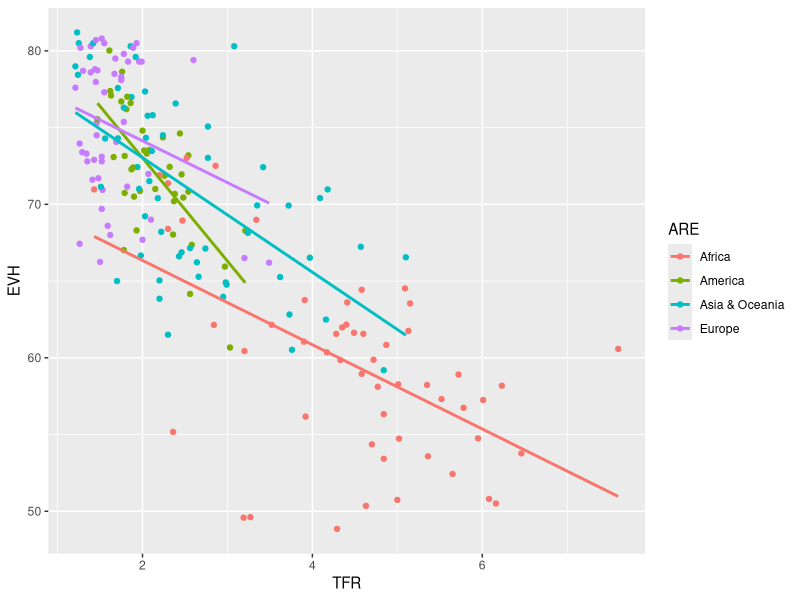
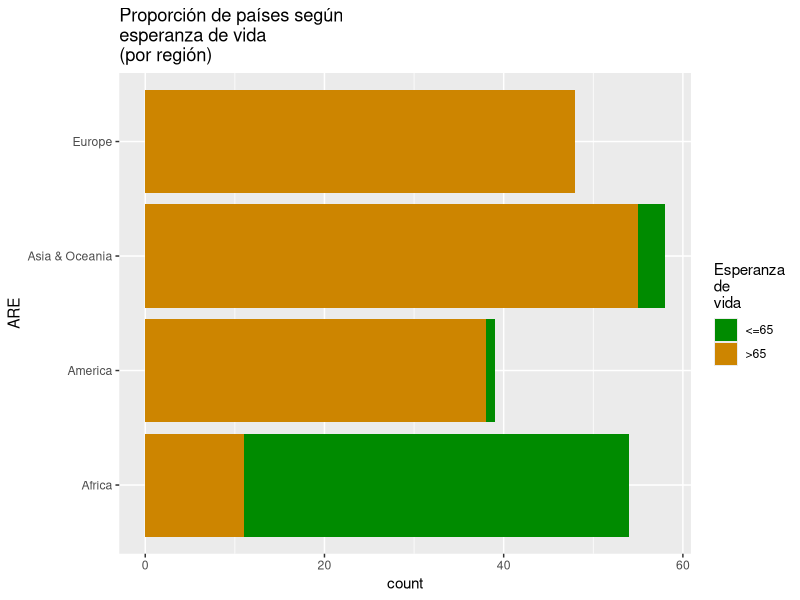
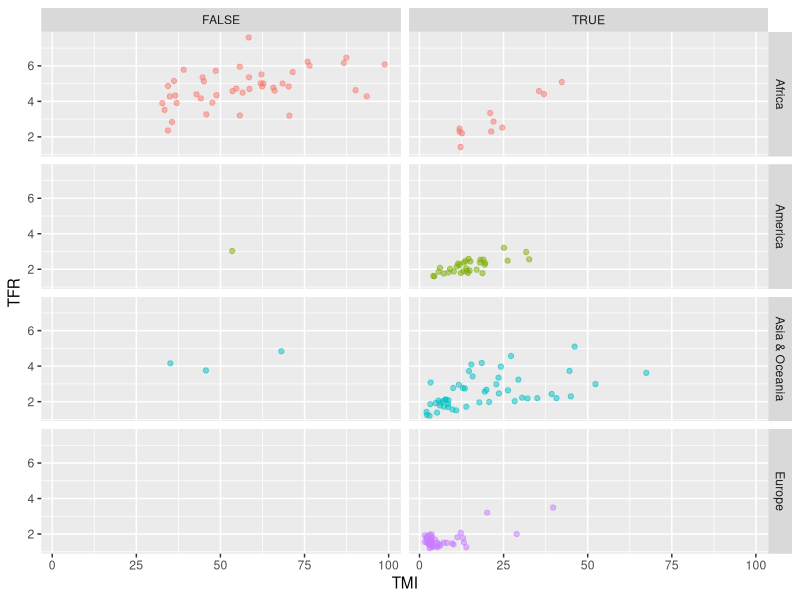
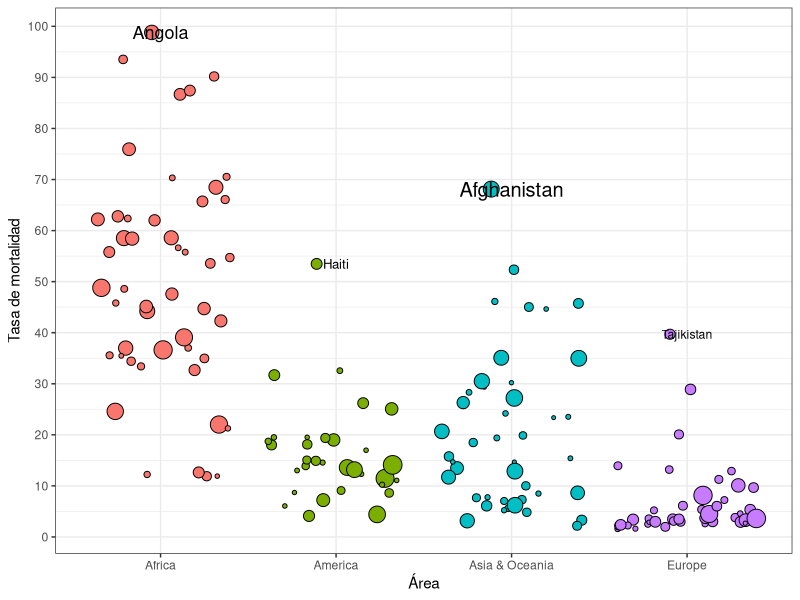
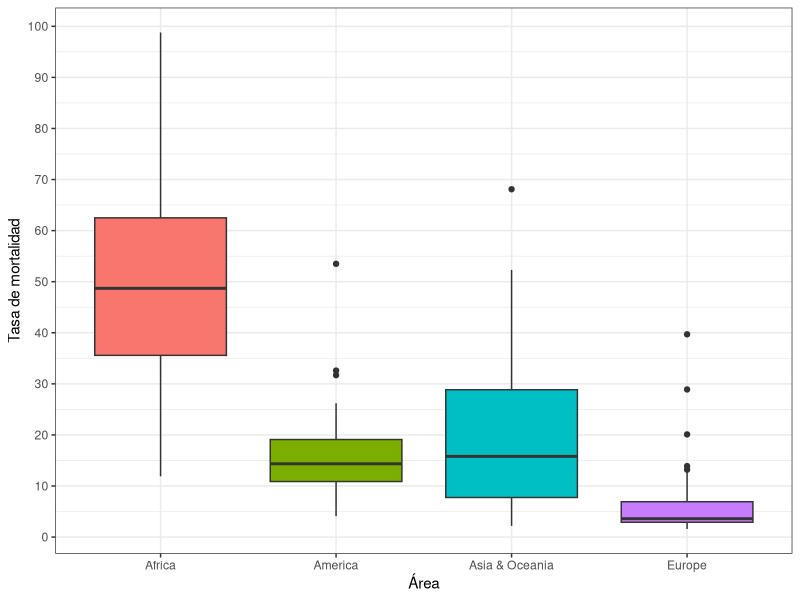
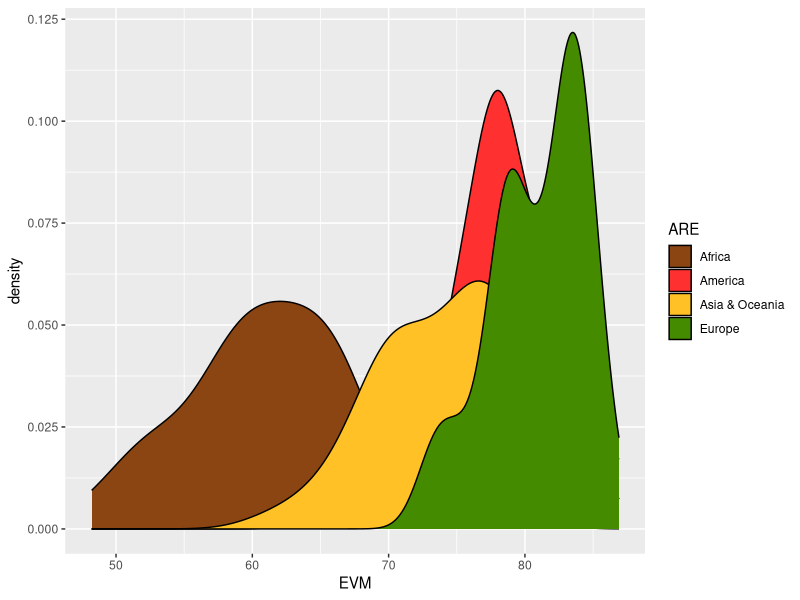
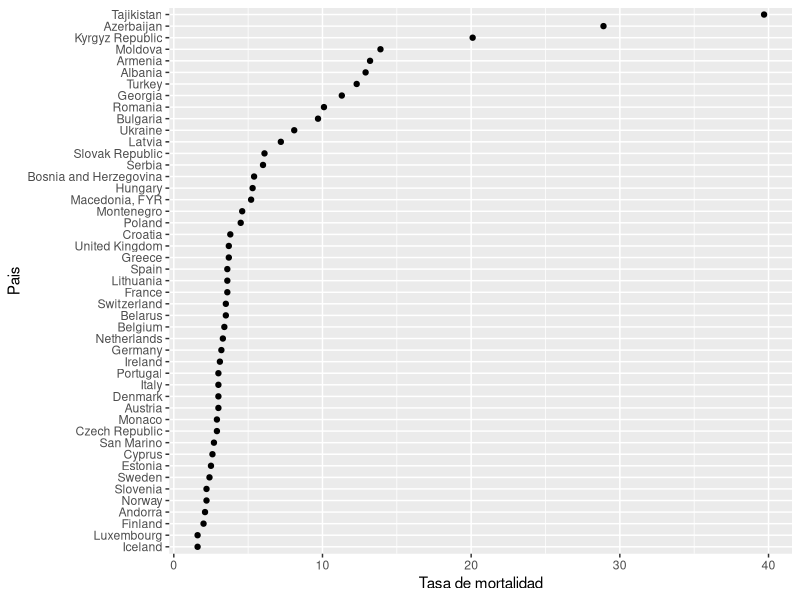

Reproduce these figures in R, in order.
## ---- chunk 1
knitr::opts_chunk$set(echo = TRUE)
suppressMessages(suppressWarnings(library(tidyverse)))
## ---- chunk 2
# Importacion de los datos
datos <- data.frame(data.table::fread("data/WDS2014v2.csv"))
## ---- chunk 3
ggplot(datos, aes(TFR, EVH, col = ARE)) + 
  geom_point() +
  geom_smooth(method = "lm", se = FALSE)
## ---- chunk 4
datos <- mutate(datos, EVT2 = EVT > 65)
## ---- chunk 5
ggplot(filter(datos, !is.na(EVT2)), 
       aes(ARE ,fill = EVT2)) + 
  geom_bar() +
  coord_flip() +
  scale_fill_manual(name="Esperanza\nde\nvida",
                    values = c("green4","orange3"), 
                    labels=c("<=65", ">65")) +
  ggtitle("Proporción de países según\nesperanza de vida\n(por región)")
## ---- chunk 6
ggplot(filter(datos, !is.na(EVT2)), aes(TFR, TMI)) + 
  geom_point(aes(col = ARE), alpha = 0.5) + 
  facet_grid(ARE~EVT2) + 
  coord_flip() +
  theme(legend.position = "none")
## ---- chunk 7
# paises con mayos poblacion por region
max_country <- datos %>% 
  filter(P2014 < 50e6) %>% 
  group_by(ARE) %>% 
  summarise(maxp = Country.Name[which.max(TMI)])

set.seed(111)
datos %>% 
    filter(P2014 < 50e6,
           !is.na(TMI),
           !is.na(P2014)) %>% 
    mutate(P2014 = P2014/1e6,
           labs = ifelse(Country.Name %in% max_country$maxp,
                  Country.Name, "")) %>% 
    ggplot(aes(ARE, TMI, size = P2014, fill = ARE)) + 
    geom_jitter(shape = 21) + theme_bw() +
  geom_text(aes(label = labs)) +
  ylab("Tasa de mortalidad") +
  xlab("Área") +
  scale_y_continuous(breaks =  seq(0, 100, by=10)) +
  theme(legend.position = "none")
## ---- chunk 8
datos %>% 
    filter(P2014 < 50e6,
           !is.na(TMI),
           !is.na(P2014)) %>% 
    mutate(P2014 = P2014/1e6,
           labs = ifelse(Country.Name %in% max_country$maxp,
                  Country.Name, "")) %>% 
    ggplot(aes(ARE, TMI, size = P2014, fill = ARE)) + 
    geom_boxplot(shape = 21) + theme_bw() +
  ylab("Tasa de mortalidad") +
  xlab("Área") +
  scale_y_continuous(breaks =  seq(0, 100, by=10)) +
  theme(legend.position = "none")
## ---- chunk 9
datos %>% ggplot(aes(EVM, fill = ARE)) + 
  geom_density() +
  scale_fill_manual(values = c("#8B4513", 
                               "#FF3030", 
                               "#FFC125", 
                               "#458B00"))
## ---- chunk 10
datos %>% 
  filter(grepl("euro", ARE, ignore.case = T),
         !is.na(TMI)) %>% 
  ggplot(aes(TMI, forcats::fct_reorder(Country.Name, TMI))) +
  geom_point() +
  ylab("Pais") + xlab("Tasa de mortalidad")
